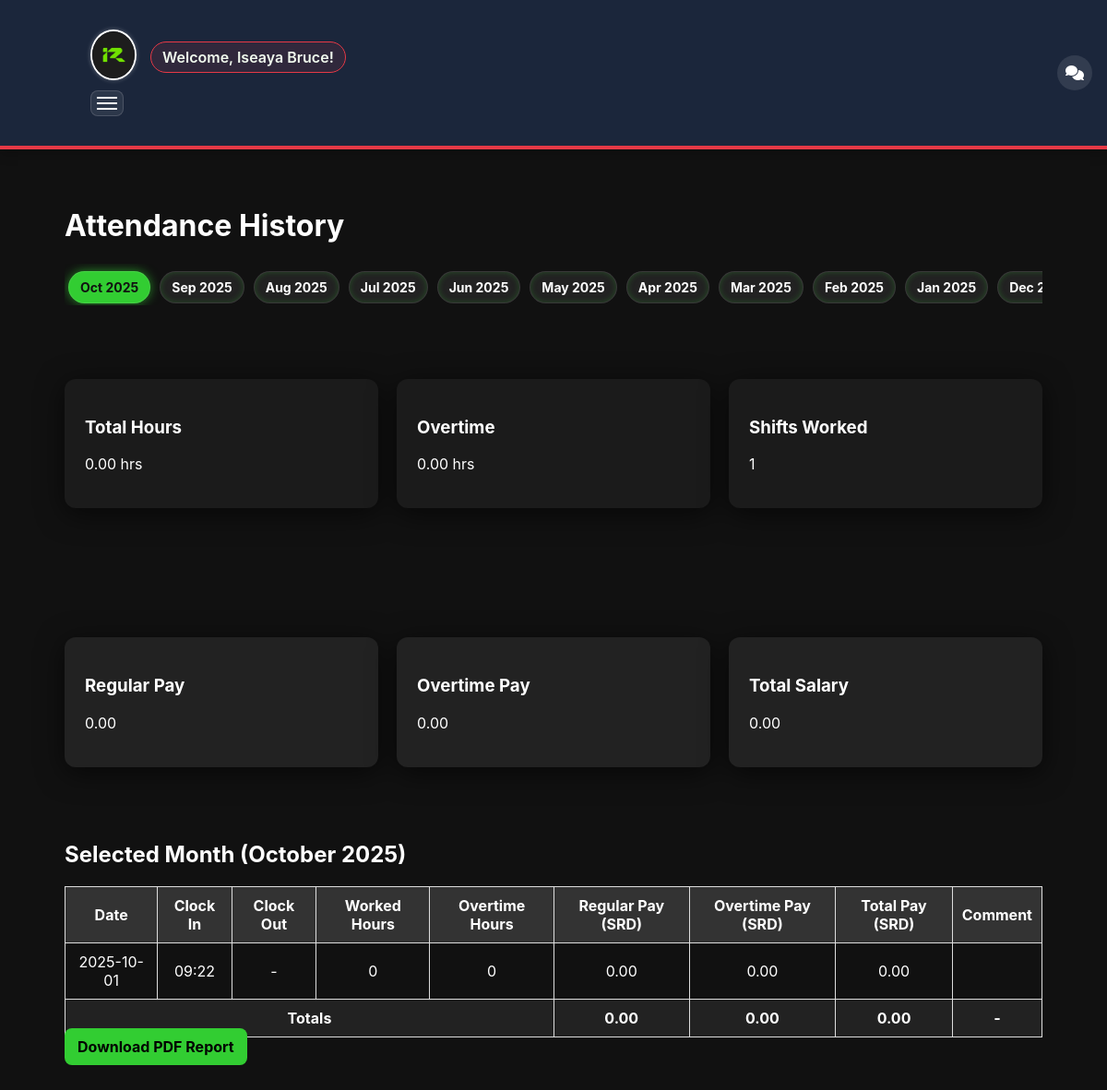
/employee/attendance.php (signed in), run on the app's committed database.
### tables this page shows
CREATE TABLE `employees` (
  `id` int(11) NOT NULL,
  `fullname` varchar(100) NOT NULL,
  `phone` varchar(20) DEFAULT NULL,
  `password` varchar(255) NOT NULL,
  `role` varchar(50) DEFAULT NULL,
  `hourly_pay` decimal(10,2) DEFAULT 0.00,
  `monthly_pay` decimal(10,2) DEFAULT 0.00,
  `expected_clockin` time DEFAULT NULL,
  `expected_clockout` time DEFAULT NULL,
  `profile_pic` varchar(255) DEFAULT 'default.png',
  `created_at` timestamp NOT NULL DEFAULT current_timestamp(),
  `category` varchar(50) DEFAULT NULL,
  `place_of_work` enum('office','remote') DEFAULT 'office',
  `shift` enum('shift_1','shift_2') DEFAULT 'shift_1',
  `position` varchar(100) DEFAULT NULL,
  `overtime_applicable` tinyint(1) DEFAULT 0,
  `status` enum('pending','active','disabled') NOT NULL DEFAULT 'pending'
);

CREATE TABLE `attendance` (
  `id` int(11) NOT NULL,
  `employee_id` int(11) DEFAULT NULL,
  `comment` text DEFAULT NULL,
  `clockin_time` datetime DEFAULT NULL,
  `clockout_time` datetime DEFAULT NULL,
  `overtime_hours` decimal(5,2) DEFAULT 0.00,
  `work_date` date NOT NULL DEFAULT curdate()
);

### employee/attendance.php (the view, shortened to what this page needs)
<?php
require_once __DIR__ . '/../includes/config.php';
$user = $_SESSION['user'];
$employee_id = $_SESSION['employee_id'] ?? $user['id'];
if ($employee_id) {
    $stmt = $pdo->prepare("SELECT fullname, hourly_pay, overtime_applicable FROM employees WHERE id = ?");
    $stmt->execute([$employee_id]);
    $employee = $stmt->fetch(PDO::FETCH_ASSOC);
}
$selMonth = isset($_GET['month']) ? max(1, min(12, (int)$_GET['month'])) : (int)date('m');
$selYear  = isset($_GET['year'])  ? (int)$_GET['year'] : (int)date('Y');
$baseTs = strtotime(sprintf('%04d-%02d-01', $selYear, $selMonth));
$monthStart = date('Y-m-01', $baseTs);
$monthEnd   = date('Y-m-t', $baseTs);
$recStmt = $pdo->prepare("
    SELECT *,
           TIMESTAMPDIFF(MINUTE, clockin_time, clockout_time) AS minutes_worked
    FROM attendance
    WHERE employee_id = ?
      AND work_date BETWEEN ? AND ?
    ORDER BY work_date DESC
");
$recStmt->execute([$employee_id, $monthStart, $monthEnd]);
$records = $recStmt->fetchAll(PDO::FETCH_ASSOC);
$totalHours = 0;
$totalOvertime = 0;
$hourly = (float)($employee['hourly_pay'] ?? 0);
$ot_applicable = (int)($employee['overtime_applicable'] ?? 0);
$regularPayTotal = $totalHours * $hourly;
$overtimePayTotal = $ot_applicable ? $totalOvertime * $hourly * 1.5 : 0;
$totalPayTotal = $regularPayTotal + $overtimePayTotal;
?>
<!doctype html>
<html>
<head>
    <link rel="stylesheet" href="/assets/css/style.css">
</head>
<body class="dashboard employee">
<?php include '../includes/header.php'; ?>
<main class="container">
    <h1>Attendance History</h1>
    <div class="month-scroll">
    <?php
        $selectedKey = date('Y-m', $baseTs);
        $curTs = strtotime(date('Y-m-01'));
        for ($i = 0; $i < 24; $i++) {
            $ts = strtotime("-{$i} month", $curTs);
            $m = (int)date('m', $ts);
            $y = (int)date('Y', $ts);
            $key = date('Y-m', $ts);
            $label = date('M Y', $ts);
            $active = ($key === $selectedKey) ? ' active' : '';
            echo '<a class="month-chip' . $active . '" href="?month=' . $m . '&year=' . $y . '">' . $label . '</a>';
        }
    ?>
    </div>
    <div class="summary-cards">
        <div class="card">
            <h3>Total Hours</h3>
            <p><?=number_format($totalHours,2)?> hrs</p>
        </div>
        <div class="card">
            <h3>Overtime</h3>
            <p><?=number_format($totalOvertime,2)?> hrs</p>
        </div>
        <div class="card">
            <h3>Shifts Worked</h3>
            <p><?=count($records)?></p>
        </div>
    </div>
    <div class="salary-summary summary-cards">
        <div class="card">
            <h3>Regular Pay</h3>
            <p><?=number_format($regularPayTotal,2)?></p>
        </div>
        <div class="card">
            <h3>Overtime Pay</h3>
            <p><?=number_format($overtimePayTotal,2)?></p>
        </div>
        <div class="card">
            <h3>Total Salary</h3>
            <p><?=number_format($totalPayTotal,2)?></p>
        </div>
    </div>
    <section>
        <h2>Selected Month (<?=date('F Y', $baseTs)?>)</h2>
        <div class="table-wrapper">
            <table>
                <tr>
                    <th>Date</th>
                    <th>Clock In</th>
                    <th>Clock Out</th>
                    <th>Worked Hours</th>
                    <th>Overtime Hours</th>
                    <th>Regular Pay (SRD)</th>
                    <th>Overtime Pay (SRD)</th>
                    <th>Total Pay (SRD)</th>
                    <th>Comment</th>
                </tr>
                <?php foreach ($records as $r):
                    $worked = ($r['clockin_time'] && $r['clockout_time'])
                        ? round((strtotime($r['clockout_time'])-strtotime($r['clockin_time']))/3600,2)
                        : 0;
                    $overtime = (float)($r['overtime_hours'] ?? 0);
                    $hourly = (float)($employee['hourly_pay'] ?? 0);
                    $ot_applicable = (int)($employee['overtime_applicable'] ?? 0);
                    $regularPay = $worked * $hourly;
                    $overtimePay = $ot_applicable ? $overtime * $hourly * 1.5 : 0;
                    $totalPay = $regularPay + $overtimePay;
                ?>
                    <tr>
                        <td><?=date("Y-m-d", strtotime($r['clockin_time']))?></td>
                        <td><?=date("H:i", strtotime($r['clockin_time']))?></td>
                        <td><?=$r['clockout_time'] ? date("H:i", strtotime($r['clockout_time'])) : "-" ?></td>
                        <td><?=$worked?></td>
                        <td><?=$overtime?></td>
                        <td><?=number_format($regularPay,2)?></td>
                        <td><?=number_format($overtimePay,2)?></td>
                        <td><?=number_format($totalPay,2)?></td>
                        <td><?=htmlspecialchars($r['comment'])?></td>
                    </tr>
                <?php endforeach; ?>
                <tr style="font-weight:bold;background:#222;color:#fff;">
                    <td colspan="5">Totals</td>
                    <td><?=number_format($totalHours * $employee['hourly_pay'], 2)?></td>
                    <td><?= $employee['overtime_applicable'] ? number_format($totalOvertime * $employee['hourly_pay'] * 1.5, 2) : '0.00' ?></td>
                    <td><?=number_format(($totalHours * $employee['hourly_pay']) + ($employee['overtime_applicable'] ? $totalOvertime * $employee['hourly_pay'] * 1.5 : 0), 2)?></td>
                    <td>-</td>
                </tr>
            </table>
        </div>
    </section>
    <a href="../pdf/export_timesheet.php?month=<?=sprintf('%02d',$selMonth)?>&year=<?=$selYear?>" class="btn">
        Download PDF Report
    </a>
</main>
</body>
</html>

### assets/css/style.css (style rules this page uses)
:root { --bg: #111111; --card: #1b1b1b; --green: #32CD32; --muted: #a9a9a9; --white: #ffffff; }
* { box-sizing:border-box;font-family:Inter,system-ui,Segoe UI,Roboto,"Helvetica Neue",Arial; }
body { margin:0; background:var(--bg); color:var(--white); -webkit-font-smoothing:antialiased; -moz-osx-font-smoothing:grayscale; }
.container { max-width:1100px; margin:22px auto; padding:20px; }
.card { max-width:420px; margin:60px auto; background:var(--card); padding:22px; border-radius:12px; box-shadow: 0 6px 30px rgba(0,0,0,0.6); text-align:left; }
.btn { background:var(--green); border:none; padding:10px 14px; color:#020202; font-weight:700; border-radius:8px; cursor:pointer; margin-top:12px; }
a { color:var(--green);text-decoration:none }

### employee/attendance.php (style rules this page uses)
.summary-cards { display: flex; gap: 20px; margin: 20px 0; }
.card { flex: 1; background: #f9f9f9; padding: 15px; border-radius: 12px; text-align: center; box-shadow: 0 2px 6px rgba(0,0,0,0.1); }
table { width: 100%; border-collapse: collapse; margin-top: 15px; }
table th, table td { padding: 10px; border: 1px solid #ddd; text-align: center; }
table th { background: #333; color: #fff; }
.month-scroll { display:flex; gap:10px; overflow-x:auto; padding:8px 4px 2px; margin: 10px 0 18px; scrollbar-width: thin; scrollbar-color: #32CD32 #222; }
.month-chip { flex:0 0 auto; padding:8px 12px; border-radius:999px; background: #222; color: #fff; border:1px solid rgba(255,255,255,0.1); text-decoration:none; font-weight:700; font-size:14px; box-shadow: 0 0 6px rgba(50,205,50,0.25) inset; }
.month-chip.active { background:#32CD32; color:#111; box-shadow: 0 0 12px rgba(50,205,50,0.65); }
.salary-summary .card { background:#222; color:#fff; }

### includes/header.php (style rules this page uses)
html, body { overflow-x: hidden; }

### data on the page
employees: hourly_pay "0.00", overtimePayTotal "0.00", totalPayTotal "0.00", $totalHours*$employee['hourly_pay'] "0.00", $totalOvertime*$employee['hourly_pay']*1.5 "0.00", hourly_pay+overtime_applicable "0.00"
attendance: clockin_time "2025-10-01", clockin_time "09:22", worked "0", overtime_hours "0", regularPay "0.00", overtimePay "0.00", overtime_hours "0.00"

### other printed values
$_SESSION['user']['fullname'] "Iseaya Bruce"
$label "Oct 2025"
$label "Sep 2025"
$label "Aug 2025"
$label "Jul 2025"
$label "Jun 2025"
$label "May 2025"
$label "Apr 2025"
$label "Mar 2025"
$label "Feb 2025"
$label "Jan 2025"
$label "Dec…"
$totalHours "0.00"
$totalOvertime "0.00"
count($records) "1"
